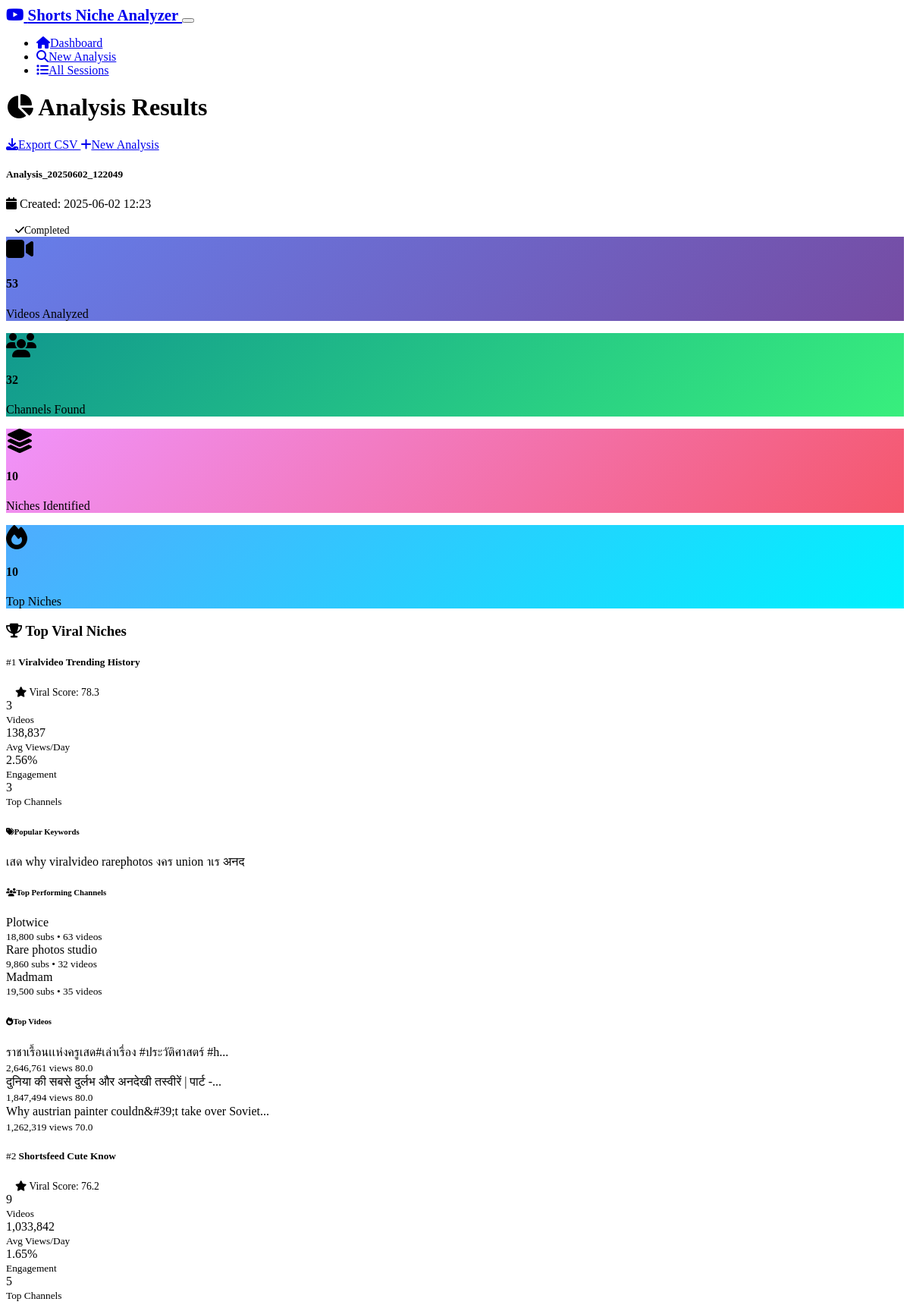
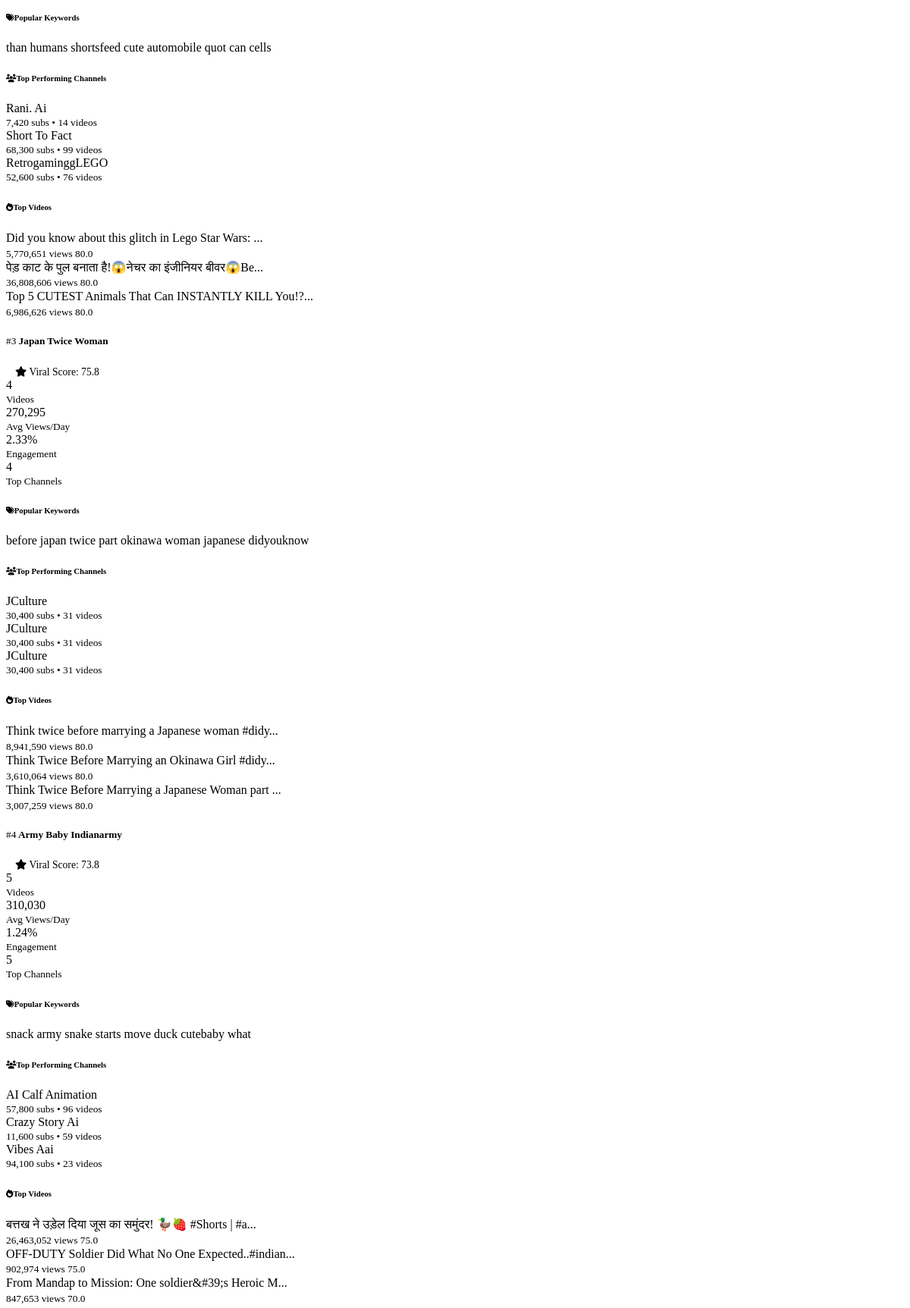
The app's page /results/4 (upper part) with its own data (2 pictures, top to bottom).
### models.py (models this page shows, shortened)
class AnalysisSession(db.Model):
    id = db.Column(db.Integer, primary_key=True)
    session_name = db.Column(db.String(200), nullable=False)
    created_at = db.Column(db.DateTime, default=datetime.utcnow)
    parameters = db.Column(db.Text)  # JSON string of search parameters
    status = db.Column(db.String(50), default='pending')  # pending, running, completed, failed
    total_videos_analyzed = db.Column(db.Integer, default=0)
    total_channels_found = db.Column(db.Integer, default=0)
    total_niches_identified = db.Column(db.Integer, default=0)

class NicheResult(db.Model):
    id = db.Column(db.Integer, primary_key=True)
    session_id = db.Column(db.Integer, db.ForeignKey('analysis_session.id'), nullable=False)
    niche_name = db.Column(db.String(200), nullable=False)
    total_videos = db.Column(db.Integer, default=0)
    avg_views_per_day = db.Column(db.Float, default=0.0)
    avg_engagement_ratio = db.Column(db.Float, default=0.0)
    viral_score = db.Column(db.Float, default=0.0)
    keywords = db.Column(db.Text)  # JSON array of keywords
    top_channels = db.Column(db.Text)  # JSON array of channel data
    top_videos = db.Column(db.Text)  # JSON array of video data
    session = db.relationship('AnalysisSession', backref=db.backref('niches', lazy=True))
    def get_keywords(self):
        if self.keywords:
            return json.loads(self.keywords)
        return []
    def get_top_channels(self):
        if self.top_channels:
            return json.loads(self.top_channels)
        return []
    def get_top_videos(self):
        if self.top_videos:
            return json.loads(self.top_videos)
        return []

### routes.py (the view)
@app.route('/results/<int:session_id>')
def results(session_id):
    session = AnalysisSession.query.get_or_404(session_id)
    niches = NicheResult.query.filter_by(session_id=session_id).order_by(NicheResult.viral_score.desc()).all()
    return render_template('results.html',
                         session=session,
                         niches=niches,
                         analysis_state=analysis_state)

### templates/results.html (shortened to what this page needs)
{% extends "base.html" %}
{% block content %}
<div class="row">
    <div class="col-12">
        <div class="d-flex justify-content-between align-items-center mb-4">
            <h1 class="display-6">
                <i class="fas fa-chart-pie text-success me-2"></i>
                Analysis Results
            </h1>
            <div class="d-flex gap-2">
                {% if session.status == 'completed' %}
                <a href="{{ url_for('export_csv', session_id=session.id) }}" class="btn btn-success">
                    <i class="fas fa-download me-2"></i>Export CSV
                </a>
                {% endif %}
                <a href="{{ url_for('analyze') }}" class="btn btn-outline-primary">
                    <i class="fas fa-plus me-2"></i>New Analysis
                </a>
            </div>
        </div>
    </div>
</div>
<div class="row mb-4">
    <div class="col-12">
        <div class="card">
            <div class="card-body">
                <div class="row align-items-center">
                    <div class="col-md-8">
                        <h5 class="card-title mb-2">{{ session.session_name }}</h5>
                        <p class="text-muted mb-0">
                            <i class="fas fa-calendar me-1"></i>
                            Created: {{ session.created_at.strftime('%Y-%m-%d %H:%M') }}
                        </p>
                    </div>
                    <div class="col-md-4 text-md-end">
                        {% if session.status == 'completed' %}
                            <span class="badge bg-success fs-6">
                                <i class="fas fa-check me-1"></i>Completed
                            </span>
                        {% elif session.status == 'running' %}
                            <span class="badge bg-primary fs-6">
                                <i class="fas fa-spinner fa-spin me-1"></i>Running
                            </span>
                        {% elif session.status == 'failed' %}
                            <span class="badge bg-danger fs-6">
                                <i class="fas fa-times me-1"></i>Failed
                            </span>
                        {% else %}
                            <span class="badge bg-secondary fs-6">
                                <i class="fas fa-clock me-1"></i>Pending
                            </span>
                        {% endif %}
                    </div>
                </div>
            </div>
        </div>
    </div>
</div>
{% if session.status == 'completed' %}
<div class="row mb-4">
    <div class="col-md-3">
        <div class="card text-center bg-primary text-white">
            <div class="card-body">
                <i class="fas fa-video fa-2x mb-2"></i>
                <h4>{{ session.total_videos_analyzed or 0 }}</h4>
                <p class="mb-0">Videos Analyzed</p>
            </div>
        </div>
    </div>
    <div class="col-md-3">
        <div class="card text-center bg-success text-white">
            <div class="card-body">
                <i class="fas fa-users fa-2x mb-2"></i>
                <h4>{{ session.total_channels_found or 0 }}</h4>
                <p class="mb-0">Channels Found</p>
            </div>
        </div>
    </div>
    <div class="col-md-3">
        <div class="card text-center bg-warning text-white">
            <div class="card-body">
                <i class="fas fa-layer-group fa-2x mb-2"></i>
                <h4>{{ session.total_niches_identified or 0 }}</h4>
                <p class="mb-0">Niches Identified</p>
            </div>
        </div>
    </div>
    <div class="col-md-3">
        <div class="card text-center bg-info text-white">
            <div class="card-body">
                <i class="fas fa-fire fa-2x mb-2"></i>
                <h4>{{ niches|length }}</h4>
                <p class="mb-0">Top Niches</p>
            </div>
        </div>
    </div>
</div>
{% endif %}
{% if niches %}
<div class="row">
    <div class="col-12">
        <h3 class="mb-4">
            <i class="fas fa-trophy text-warning me-2"></i>
            Top Viral Niches
        </h3>
        {% for niche in niches %}
        <div class="card mb-4 border-0 shadow-sm">
            <div class="card-header bg-body-secondary">
                <div class="row align-items-center">
                    <div class="col-md-8">
                        <h5 class="mb-0">
                            <span class="badge bg-primary me-2">#{{ loop.index }}</span>
                            {{ niche.niche_name }}
                        </h5>
                    </div>
                    <div class="col-md-4 text-md-end">
                        <span class="badge bg-success fs-6">
                            <i class="fas fa-star me-1"></i>
                            Viral Score: {{ "%.1f"|format(niche.viral_score) }}
                        </span>
                    </div>
                </div>
            </div>
            <div class="card-body">
                <div class="row g-4">
                    <div class="col-lg-8">
                        <div class="row g-3">
                            <div class="col-sm-3">
                                <div class="text-center">
                                    <div class="h5 text-primary mb-1">{{ niche.total_videos }}</div>
                                    <small class="text-muted">Videos</small>
                                </div>
                            </div>
                            <div class="col-sm-3">
                                <div class="text-center">
                                    <div class="h5 text-success mb-1">{{ "{:,.0f}".format(niche.avg_views_per_day) }}</div>
                                    <small class="text-muted">Avg Views/Day</small>
                                </div>
                            </div>
                            <div class="col-sm-3">
                                <div class="text-center">
                                    <div class="h5 text-warning mb-1">{{ "{:.2%}".format(niche.avg_engagement_ratio) }}</div>
                                    <small class="text-muted">Engagement</small>
                                </div>
                            </div>
                            <div class="col-sm-3">
                                <div class="text-center">
                                    <div class="h5 text-info mb-1">{{ niche.get_top_channels()|length }}</div>
                                    <small class="text-muted">Top Channels</small>
                                </div>
                            </div>
                        </div>
                        {% if niche.get_keywords() %}
                        <div class="mt-3">
                            <h6 class="text-muted mb-2">
                                <i class="fas fa-tags me-1"></i>Popular Keywords
                            </h6>
                            <div class="d-flex flex-wrap gap-1">
                                {% for keyword in niche.get_keywords()[:8] %}
                                <span class="badge bg-body-secondary text-dark">{{ keyword }}</span>
                                {% endfor %}
                            </div>
                        </div>
                        {% endif %}
                        {% if niche.get_top_channels() %}
                        <div class="mt-3">
                            <h6 class="text-muted mb-2">
                                <i class="fas fa-users me-1"></i>Top Performing Channels
                            </h6>
                            <div class="row g-2">
                                {% for channel in niche.get_top_channels()[:3] %}
                                <div class="col-md-4">
                                    <div class="border rounded p-2 bg-body-secondary">
                                        <div class="fw-bold small">{{ channel.channel_title }}</div>
                                        <small class="text-muted">
                                            {{ "{:,}".format(channel.subscriber_count or 0) }} subs •
                                            {{ channel.video_count or 0 }} videos
                                        </small>
                                    </div>
                                </div>
                                {% endfor %}
                            </div>
                        </div>
                        {% endif %}
                    </div>
                    <div class="col-lg-4">
                        {% if niche.get_top_videos() %}
                        <h6 class="text-muted mb-2">
                            <i class="fas fa-fire me-1"></i>Top Videos
                        </h6>
                        {% for video in niche.get_top_videos()[:3] %}
                        <div class="card border-0 bg-body-secondary mb-2">
                            <div class="card-body p-2">
                                <div class="small fw-bold mb-1" style="line-height: 1.3;">
                                    {{ video.title[:50] }}{% if video.title|length > 50 %}...{% endif %}
                                </div>
                                <div class="d-flex justify-content-between align-items-center">
                                    <small class="text-muted">
                                        {{ "{:,}".format(video.view_count) }} views
                                    </small>
                                    <small class="badge bg-success">
                                        {{ "%.1f"|format(video.viral_score) }}
                                    </small>
                                </div>
                            </div>
                        </div>
                        {% endfor %}
                        {% endif %}
                    </div>
                </div>
            </div>
        </div>
        {% endfor %}
    </div>
</div>
{% endif %}
{% endblock %}

### static/css/style.css (style rules this page uses)
:root { --primary-gradient: linear-gradient(135deg, #667eea 0%, #764ba2 100%); --success-gradient: linear-gradient(135deg, #11998e 0%, #38ef7d 100%); --warning-gradient: linear-gradient(135deg, #f093fb 0%, #f5576c 100%); --info-gradient: linear-gradient(135deg, #4facfe 0%, #00f2fe 100%); }
.card { transition: transform 0.2s ease, box-shadow 0.2s ease; }
.card.bg-primary { background: var(--primary-gradient) !important; border: none; }
.card.bg-success { background: var(--success-gradient) !important; border: none; }
.card.bg-warning { background: var(--warning-gradient) !important; border: none; }
.card.bg-info { background: var(--info-gradient) !important; border: none; }
.badge { font-weight: 500; }
.badge.fs-6 { font-size: 0.85rem !important; padding: 0.5rem 0.75rem; }
.fas, .fab { font-family: "Font Awesome 6 Free", "Font Awesome 6 Brands"; }

### records on screen
AnalysisSession: session_name "Analysis_20250602_122049", created_at "2025-06-02 12:23", total_videos_analyzed "53", total_channels_found "32", total_niches_identified "10"
NicheResult: niche_name "Viralvideo Trending History", viral_score "78.3", total_videos "3", avg_views_per_day "138,837", avg_engagement_ratio "2.56%", get_top_channels|length "3", 8 "เสด" "why" "viralvideo" "rarephotos" "งคร" "union" "าเร" "अनद", channel_title "Plotwice" "Rare photos studio" "Madmam", subscriber_count "18,800" "9,860" "19,500", video_count "63" "32" "35", title "ราชาเรื้อนเเห่งครูเสด#เล่าเรื่อง #ประวัติศาสตร์ #h" "दुनिया की सबसे दुर्लभ और अनदेखी तस्वीरें | पार्ट -" "Why austrian painter couldn&#39;t take over Soviet", view_count "2,646,761" "1,847,494" "1,262,319", viral_score "80.0" "80.0" "70.0"
NicheResult: niche_name "Shortsfeed Cute Know", viral_score "76.2", total_videos "9", avg_views_per_day "1,033,842", avg_engagement_ratio "1.65%", get_top_channels|length "5", 8 "than" "humans" "shortsfeed" "cute" "automobile" "quot" "can" "cells", channel_title "Rani. Ai" "Short To Fact" "RetrogaminggLEGO", subscriber_count "7,420" "68,300" "52,600", video_count "14" "99" "76", title "Did you know about this glitch in Lego Star Wars:" "पेड़ काट के पुल बनाता है!😱नेचर का इंजीनियर बीवर😱Be" "Top 5 CUTEST Animals That Can INSTANTLY KILL You!?", view_count "5,770,651" "36,808,606" "6,986,626", viral_score "80.0" "80.0" "80.0"
NicheResult: niche_name "Japan Twice Woman", viral_score "75.8", total_videos "4", avg_views_per_day "270,295", avg_engagement_ratio "2.33%", get_top_channels|length "4", 8 "before" "japan" "twice" "part" "okinawa" "woman" "japanese" "didyouknow", channel_title "JCulture" "JCulture" "JCulture", subscriber_count "30,400" "30,400" "30,400", video_count "31" "31" "31", title "Think twice before marrying a Japanese woman #didy" "Think Twice Before Marrying an Okinawa Girl #didy" "Think Twice Before Marrying a Japanese Woman part", view_count "8,941,590" "3,610,064" "3,007,259", viral_score "80.0" "80.0" "80.0"
NicheResult: niche_name "Army Baby Indianarmy", viral_score "73.8", total_videos "5", avg_views_per_day "310,030", avg_engagement_ratio "1.24%", get_top_channels|length "5", 8 "snack" "army" "snake" "starts" "move" "duck" "cutebaby" "what", channel_title "AI Calf Animation" "Crazy Story Ai" "Vibes Aai", subscriber_count "57,800" "11,600" "94,100", video_count "96" "59" "23", title "बत्तख ने उड़ेल दिया जूस का समुंदर! 🦆🍓 #Shorts | #a" "OFF-DUTY Soldier Did What No One Expected..#indian" "From Mandap to Mission: One soldier&#39;s Heroic M", view_count "26,463,052" "902,974" "847,653", viral_score "75.0" "75.0" "70.0"

### other values on screen
{{ niches|length }} "10"
